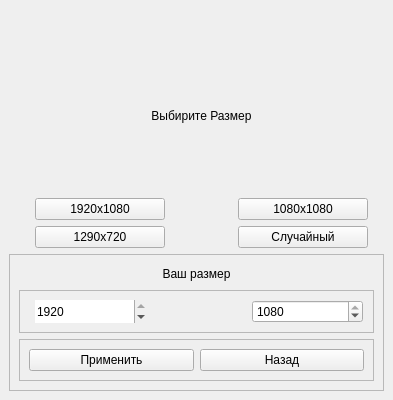
<?xml version="1.0" encoding="UTF-8"?>
<ui version="4.0">
 <class>Choose</class>
 <widget class="QMainWindow" name="Choose">
  <property name="enabled">
   <bool>true</bool>
  </property>
  <property name="geometry">
   <rect>
    <x>0</x>
    <y>0</y>
    <width>393</width>
    <height>400</height>
   </rect>
  </property>
  <property name="sizePolicy">
   <sizepolicy hsizetype="Fixed" vsizetype="Fixed">
    <horstretch>0</horstretch>
    <verstretch>0</verstretch>
   </sizepolicy>
  </property>
  <property name="windowTitle">
   <string>Create</string>
  </property>
  <widget class="QWidget" name="centralwidget">
   <layout class="QGridLayout" name="gridLayout">
    <item row="1" column="1" colspan="5">
     <widget class="QLabel" name="label_2">
      <property name="sizePolicy">
       <sizepolicy hsizetype="Preferred" vsizetype="Preferred">
        <horstretch>0</horstretch>
        <verstretch>0</verstretch>
       </sizepolicy>
      </property>
      <property name="minimumSize">
       <size>
        <width>99</width>
        <height>0</height>
       </size>
      </property>
      <property name="text">
       <string>Выбирите Размер</string>
      </property>
      <property name="alignment">
       <set>Qt::AlignmentFlag::AlignCenter</set>
      </property>
     </widget>
    </item>
    <item row="4" column="1" colspan="2">
     <widget class="QPushButton" name="pushButton_1280_720">
      <property name="text">
       <string>1290x720</string>
      </property>
     </widget>
    </item>
    <item row="4" column="4" colspan="2">
     <widget class="QPushButton" name="pushButton_random">
      <property name="text">
       <string>Случайный</string>
      </property>
     </widget>
    </item>
    <item row="0" column="1">
     <spacer name="verticalSpacer_2">
      <property name="orientation">
       <enum>Qt::Orientation::Vertical</enum>
      </property>
      <property name="sizeType">
       <enum>QSizePolicy::Policy::Fixed</enum>
      </property>
      <property name="sizeHint" stdset="0">
       <size>
        <width>20</width>
        <height>50</height>
       </size>
      </property>
     </spacer>
    </item>
    <item row="3" column="1" colspan="2">
     <widget class="QPushButton" name="pushButton_1920_1080">
      <property name="text">
       <string>1920x1080</string>
      </property>
     </widget>
    </item>
    <item row="3" column="0" rowspan="2">
     <spacer name="horizontalSpacer_2">
      <property name="orientation">
       <enum>Qt::Orientation::Horizontal</enum>
      </property>
      <property name="sizeType">
       <enum>QSizePolicy::Policy::Fixed</enum>
      </property>
      <property name="sizeHint" stdset="0">
       <size>
        <width>20</width>
        <height>40</height>
       </size>
      </property>
     </spacer>
    </item>
    <item row="3" column="4" colspan="2">
     <widget class="QPushButton" name="pushButton__1080_1080">
      <property name="text">
       <string>1080x1080</string>
      </property>
     </widget>
    </item>
    <item row="3" column="6" rowspan="2">
     <spacer name="horizontalSpacer_3">
      <property name="orientation">
       <enum>Qt::Orientation::Horizontal</enum>
      </property>
      <property name="sizeType">
       <enum>QSizePolicy::Policy::Fixed</enum>
      </property>
      <property name="sizeHint" stdset="0">
       <size>
        <width>10</width>
        <height>40</height>
       </size>
      </property>
     </spacer>
    </item>
    <item row="5" column="0" colspan="7">
     <widget class="QFrame" name="frame">
      <property name="minimumSize">
       <size>
        <width>356</width>
        <height>0</height>
       </size>
      </property>
      <property name="frameShape">
       <enum>QFrame::Shape::StyledPanel</enum>
      </property>
      <property name="frameShadow">
       <enum>QFrame::Shadow::Raised</enum>
      </property>
      <layout class="QVBoxLayout" name="verticalLayout">
       <item>
        <widget class="QLabel" name="label">
         <property name="sizePolicy">
          <sizepolicy hsizetype="Minimum" vsizetype="Minimum">
           <horstretch>0</horstretch>
           <verstretch>0</verstretch>
          </sizepolicy>
         </property>
         <property name="minimumSize">
          <size>
           <width>20</width>
           <height>20</height>
          </size>
         </property>
         <property name="layoutDirection">
          <enum>Qt::LayoutDirection::LeftToRight</enum>
         </property>
         <property name="frameShape">
          <enum>QFrame::Shape::NoFrame</enum>
         </property>
         <property name="frameShadow">
          <enum>QFrame::Shadow::Raised</enum>
         </property>
         <property name="text">
          <string>Ваш размер</string>
         </property>
         <property name="alignment">
          <set>Qt::AlignmentFlag::AlignCenter</set>
         </property>
         <property name="wordWrap">
          <bool>false</bool>
         </property>
         <property name="margin">
          <number>2</number>
         </property>
        </widget>
       </item>
       <item>
        <widget class="QFrame" name="frame_3">
         <property name="frameShape">
          <enum>QFrame::Shape::StyledPanel</enum>
         </property>
         <property name="frameShadow">
          <enum>QFrame::Shadow::Raised</enum>
         </property>
         <layout class="QHBoxLayout" name="horizontalLayout_2">
          <item>
           <spacer name="horizontalSpacer_4">
            <property name="orientation">
             <enum>Qt::Orientation::Horizontal</enum>
            </property>
            <property name="sizeType">
             <enum>QSizePolicy::Policy::Fixed</enum>
            </property>
            <property name="sizeHint" stdset="0">
             <size>
              <width>6</width>
              <height>20</height>
             </size>
            </property>
           </spacer>
          </item>
          <item>
           <spacer name="horizontalSpacer">
            <property name="orientation">
             <enum>Qt::Orientation::Horizontal</enum>
            </property>
            <property name="sizeType">
             <enum>QSizePolicy::Policy::Fixed</enum>
            </property>
            <property name="sizeHint" stdset="0">
             <size>
              <width>0</width>
              <height>0</height>
             </size>
            </property>
           </spacer>
          </item>
          <item>
           <widget class="QSpinBox" name="spinBox_width">
            <property name="sizePolicy">
             <sizepolicy hsizetype="Minimum" vsizetype="Preferred">
              <horstretch>0</horstretch>
              <verstretch>0</verstretch>
             </sizepolicy>
            </property>
            <property name="minimumSize">
             <size>
              <width>20</width>
              <height>0</height>
             </size>
            </property>
            <property name="font">
             <font>
              <kerning>true</kerning>
             </font>
            </property>
            <property name="frame">
             <bool>false</bool>
            </property>
            <property name="minimum">
             <number>50</number>
            </property>
            <property name="maximum">
             <number>1920</number>
            </property>
            <property name="value">
             <number>1920</number>
            </property>
           </widget>
          </item>
          <item>
           <spacer name="horizontalSpacer_5">
            <property name="orientation">
             <enum>Qt::Orientation::Horizontal</enum>
            </property>
            <property name="sizeType">
             <enum>QSizePolicy::Policy::Fixed</enum>
            </property>
            <property name="sizeHint" stdset="0">
             <size>
              <width>100</width>
              <height>20</height>
             </size>
            </property>
           </spacer>
          </item>
          <item>
           <widget class="QSpinBox" name="spinBox_height">
            <property name="sizePolicy">
             <sizepolicy hsizetype="Preferred" vsizetype="Preferred">
              <horstretch>0</horstretch>
              <verstretch>0</verstretch>
             </sizepolicy>
            </property>
            <property name="minimumSize">
             <size>
              <width>40</width>
              <height>20</height>
             </size>
            </property>
            <property name="minimum">
             <number>100</number>
            </property>
            <property name="maximum">
             <number>1080</number>
            </property>
            <property name="value">
             <number>1080</number>
            </property>
           </widget>
          </item>
          <item>
           <spacer name="horizontalSpacer_6">
            <property name="orientation">
             <enum>Qt::Orientation::Horizontal</enum>
            </property>
            <property name="sizeType">
             <enum>QSizePolicy::Policy::Fixed</enum>
            </property>
            <property name="sizeHint" stdset="0">
             <size>
              <width>1</width>
              <height>20</height>
             </size>
            </property>
           </spacer>
          </item>
         </layout>
        </widget>
       </item>
       <item>
        <widget class="QFrame" name="frame_2">
         <property name="sizePolicy">
          <sizepolicy hsizetype="Preferred" vsizetype="Preferred">
           <horstretch>0</horstretch>
           <verstretch>0</verstretch>
          </sizepolicy>
         </property>
         <property name="minimumSize">
          <size>
           <width>300</width>
           <height>0</height>
          </size>
         </property>
         <property name="frameShape">
          <enum>QFrame::Shape::StyledPanel</enum>
         </property>
         <property name="frameShadow">
          <enum>QFrame::Shadow::Raised</enum>
         </property>
         <layout class="QHBoxLayout" name="horizontalLayout">
          <item>
           <widget class="QPushButton" name="pushButton_create">
            <property name="sizePolicy">
             <sizepolicy hsizetype="Preferred" vsizetype="Preferred">
              <horstretch>0</horstretch>
              <verstretch>0</verstretch>
             </sizepolicy>
            </property>
            <property name="minimumSize">
             <size>
              <width>80</width>
              <height>0</height>
             </size>
            </property>
            <property name="text">
             <string>Применить</string>
            </property>
           </widget>
          </item>
          <item>
           <widget class="QPushButton" name="pushButton_back">
            <property name="sizePolicy">
             <sizepolicy hsizetype="Preferred" vsizetype="Preferred">
              <horstretch>0</horstretch>
              <verstretch>0</verstretch>
             </sizepolicy>
            </property>
            <property name="minimumSize">
             <size>
              <width>50</width>
              <height>22</height>
             </size>
            </property>
            <property name="text">
             <string>Назад</string>
            </property>
           </widget>
          </item>
         </layout>
        </widget>
       </item>
      </layout>
     </widget>
    </item>
    <item row="2" column="1">
     <spacer name="verticalSpacer">
      <property name="orientation">
       <enum>Qt::Orientation::Vertical</enum>
      </property>
      <property name="sizeType">
       <enum>QSizePolicy::Policy::Fixed</enum>
      </property>
      <property name="sizeHint" stdset="0">
       <size>
        <width>20</width>
        <height>20</height>
       </size>
      </property>
     </spacer>
    </item>
   </layout>
  </widget>
 </widget>
 <resources/>
 <connections/>
</ui>
